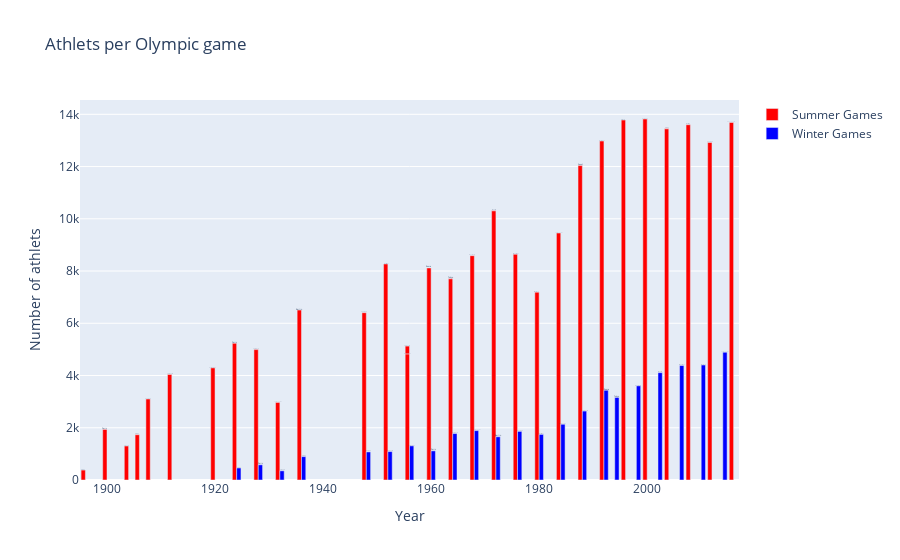

Notebook code for this chart:
### Code cell
# 막대그래프 생성 커서를 가져다대면 도시 표시
dfS = df2[df2['Season']=='Summer']; dfW = df2[df2['Season']=='Winter']

traceS = go.Bar(
    x = dfS['Year'],y = dfS['Athlets'],
    name="Summer Games",
    marker=dict(color="Red"),
    text=dfS['City']
)
traceW = go.Bar(
    x = dfW['Year'],y = dfW['Athlets'],
    name="Winter Games",
    marker=dict(color="Blue"),
    text=dfS['City']
)

data = [traceS, traceW]
layout = dict(title = 'Athlets per Olympic game',
          xaxis = dict(title = 'Year', showticklabels=True), 
          yaxis = dict(title = 'Number of athlets'),
          hovermode = 'closest'
         )
fig = dict(data=data, layout=layout)
iplot(fig, filename='events-athlets3')

img = Image.open('athlets_per_olympic_game(bar).png')
display(img)

### Figure 1 — Plotly figure (JSON) as saved in the notebook; plotly's stock layout.template omitted (floating-point values rounded to 4 significant figures)
{"data": [{"marker": {"color": "Red"}, "name": "Summer Games", "text": ["Athina", "Paris", "St. Louis", "Athina", "London", "Stockholm", "Antwerpen", "Paris", "Amsterdam", "Los Angeles", "Berlin", "London", "Helsinki", "Melbourne", "Stockholm", "Roma", "Tokyo", "Mexico City", "Munich", "Montreal", "Moskva", "Los Angeles", "Seoul", "Barcelona", "Atlanta", "Sydney", "Athina", "Beijing", "London", "Rio de Janeiro"], "type": "bar", "x": [1896, 1900, 1904, 1906, 1908, 1912, 1920, 1924, 1928, 1932, 1936, 1948, 1952, 1956, 1956, 1960, 1964, 1968, 1972, 1976, 1980, 1984, 1988, 1992, 1996, 2000, 2004, 2008, 2012, 2016], "y": [380, 1936, 1301, 1733, 3101, 4040, 4292, 5233, 4992, 2969, 6506, 6405, 8270, 4829, 298, 8119, 7702, 8588, 10304, 8641, 7191, 9454, 12037, 12977, 13780, 13821, 13443, 13602, 12920, 13688]}, {"marker": {"color": "Blue"}, "name": "Winter Games", "text": ["Athina", "Paris", "St. Louis", "Athina", "London", "Stockholm", "Antwerpen", "Paris", "Amsterdam", "Los Angeles", "Berlin", "London", "Helsinki", "Melbourne", "Stockholm", "Roma", "Tokyo", "Mexico City", "Munich", "Montreal", "Moskva", "Los Angeles", "Seoul", "Barcelona", "Atlanta", "Sydney", "Athina", "Beijing", "London", "Rio de Janeiro"], "type": "bar", "x": [1924, 1928, 1932, 1936, 1948, 1952, 1956, 1960, 1964, 1968, 1972, 1976, 1980, 1984, 1988, 1992, 1994, 1998, 2002, 2006, 2010, 2014], "y": [460, 582, 352, 895, 1075, 1088, 1307, 1116, 1778, 1891, 1655, 1861, 1746, 2134, 2639, 3436, 3160, 3605, 4109, 4382, 4402, 4891]}], "layout": {"hovermode": "closest", "title": {"text": "Athlets per Olympic game"}, "xaxis": {"showticklabels": true, "title": {"text": "Year"}}, "yaxis": {"title": {"text": "Number of athlets"}}}}
